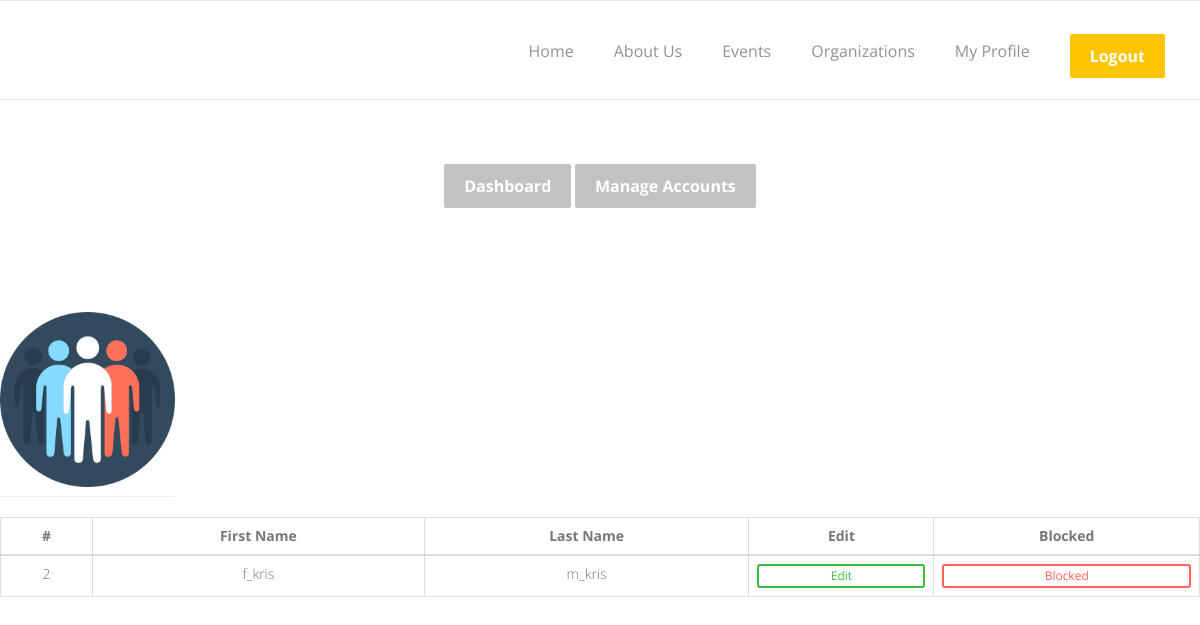
/lists_volunteers.php, run on the app's committed database.
### tables this page shows
CREATE TABLE `user` (
  `user_id` int(11) NOT NULL,
  `user_name` varchar(50) NOT NULL,
  `user_password` varchar(50) NOT NULL,
  `user_type` varchar(50) NOT NULL,
  `first_name` text NOT NULL,
  `middle_name` text NOT NULL,
  `last_name` text NOT NULL,
  `email_address` text NOT NULL,
  `status` tinyint(1) NOT NULL,
  `blocked` tinyint(1) NOT NULL,
  `no_missed_activities` int(11) NOT NULL,
  `advocacies` text NOT NULL,
  `user_occupation` text NOT NULL
);

### lists_volunteers.php (the view, shortened to what this page needs)
<!DOCTYPE html>
<?php
include ('Header1.php');
include('sql_connect.php');
?>
      <div class="text-center">
        <a href="admin_dashboard.php"><button class="navbar-btn nav-button" id="login" style="visibility: visible; animation-name: bounceInRight;">Dashboard</button></a>
        <a href=""><button class="navbar-btn nav-button" id="manage_account" style="visibility: visible; animation-name: bounceInRight;">Manage Accounts</button></a>
      </div>
      <div id="wrapper">
          <div id="page-wrapper">
                <div class="row">
                  <div class="col-xs-2">
                      <h1 class="page-header">
                          <a href="lists_organizations.php"><img src="assets/img/icons/png/team-3.png"></a>
                      </h1>
                  </div>
                </div>
          </div>
      </div>
      <div class ="center" class="table-responsive">
                    <table class="table table-bordered table-hover" id='acc'>
                        <thead >
                            <tr>
                                <th class='center'>#</th>
                                <th class='center'>First Name</th>
																<th class='center'>Last Name</th>
								                <th class='center'>Edit</th>
								                <th class='center'>Blocked</th>
                            </tr>
                            </thead>
                            <tbody id='tableId'>
                            <?php
                                $counter = 0;
                                $table = 'SELECT * FROM user WHERE user_type != "admin" && user_type != "organization"';
                                $info = mysqli_query($sql, $table);
                                while($row = mysqli_fetch_array($info)){
								                    echo"
									                    <tr>
										                      <td id='td0".$counter."'>".$row[0]."</td>
										                      <td id='td1".$counter."'>".$row[4]."</td>
                                          <td id='td2".$counter."'>".$row[5]."</td>";
                                      		echo"<td id='td3".$counter."'><input type='button' class='btn btn-success btn-xs' id='edit".$counter."' onclick='getEdit(".$counter.")' value='Edit'></td>
                                          <td id='td4".$counter."'><input type='button' class='btn btn-danger btn-xs' id='blocked".$counter."' onclick='getDelete(".$counter.")' value='Blocked'></td>
                                          </tr>";
                                          $counter++;}
                                    ?>
                                    </tbody>
                                </table>
                            </div>
    </body>
</html>

### assets/css/style.css (style rules this page uses)
html, body { width: 100%; overflow-x: hidden; }
body { height:100%; font-family: 'Open Sans', sans-serif; font-weight: 300; padding:0; margin:0; font-size:14px; line-height: 28px; color: #777; background: #fff; position: relative; }
h1, .h1, h2, .h2, h3, .h3, h4, .h4, h5, .h5, h6, .h6, p, .navbar, .brand, .btn-simple { -moz-osx-font-smoothing: grayscale; -webkit-font-smoothing: antialiased; }
h1, .h1, h2, .h2, h3, .h3, h4, .h4 { font-weight: 400; }
h1, .h1 { font-size: 52px; }
a { color: #d27e04; outline: 0; font-weight: bold; -webkit-transition: all .8s ease; transition: all .8s ease; }
img { height: auto; max-width: 100%; vertical-align: middle; border: 0px none; }
input { outline: 0; border: none; width: 100%; height: inherit; color: #333333; font-size: 16px; padding: 5px 15px; border-radius: 3px; }
button { border-radius: 3px; outline: thin dotted; outline: 5px auto -webkit-focus-ring-color; outline-offset: -2px; outline: 0; outline-offset: 0; border: none; overflow: visible; }
button, select { text-transform: none; }
button, html input[type="button"], input[type="reset"], input[type="submit"] { -webkit-appearance: button; cursor: pointer; }
input { line-height: normal; }
.btn { border-width: 2px; background-color: rgba(0,0,0,.0); font-weight: 400; opacity: 0.8; padding: 8px 16px; }
.btn-sm, .btn-xs { border-radius: 3px; font-size: 12px; padding: 5px 10px; }
.btn-xs { padding: 1px 5px; }
.btn-success { color: #05AE0E; border-color: #05AE0E; }
.btn-danger { color: #FF3B30; border-color: #FF3B30; }
.nav-button { background-color: #c2c2c2; border: medium none; color: #fff; font-size: 16px; padding: 8px 20px; border-radius: 2px; -webkit-transition: all 0.4s ease; -moz-transition: all 0.4s ease; -ms-transition: all 0.4s ease; transition: all 0.4s ease; }
.center { text-align: center; }

### data on the page
user: user_id "2", first_name "f_kris", middle_name "m_kris"
